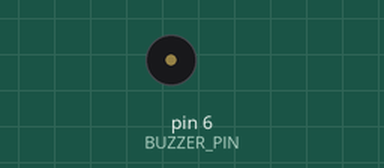
Simulated run of this sketch. Board: Arduino Uno, built with avr-gcc and run on an emulated ATmega328P. Shown: buzzer (waves = sounding).

Above: at 0.06 s.
Timing chart, 0 to 3.0 s (numbered marks = the images above):
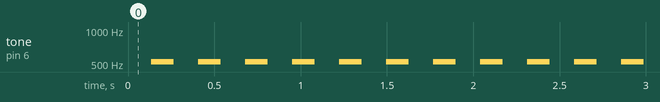

Measured:
- by itself, tone on pin 6 (BUZZER_PIN): alternates 523 Hz for 0.13 s and silent for 0.14 s, 22 changes in all, then stays silent

The sketch:

buzzer.ino
```cpp
#define BUZZER_PIN 6//PWM pin that controls the buzzer
#define TEMPO 65
#define SONG_LENGTH 50//More beep if bigger number
#define BEATS 2
#define DURATION BEATS*TEMPO//duration of each note played
#define FREQUENCY 523 //pick from 262, 294, 330, 349, 392, 440, 494, 523
#define NUM_ARLARM_TO_PLAY 22
void play_alarm(void);
void setup()
{
        pinMode(BUZZER_PIN, OUTPUT);
}


void loop()
{

play_alarm();
delay(5000);
}


void play_alarm(void){

static unsigned int i=0;//doesn't matter if i overflow
while(i<NUM_ARLARM_TO_PLAY){
if(i++%2!=0)
tone(BUZZER_PIN, FREQUENCY, DURATION);
delay(DURATION+TEMPO/10);
}
}
```
